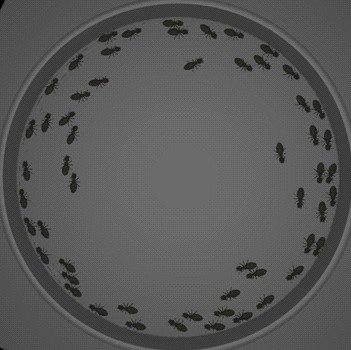
#> input picture images/patri.jpg, 351 x 350 px
$ python tutorials.py   (older library calls are emulated)
#> lines starting #> are read from the running program, lines starting #| are printed output that depends on the picture; after the words box and inside, x2 and y2 are one past the last pixel; in counts of white or black regions, pixels touching at a corner belong together
"""Module containing tutorials code. This ain't going to development code."""

import cv2
import matplotlib.pyplot as plt
import numpy as np


# [224 lines left out: functions tutorial_one, tutorial_two, tutorial_three, tutorial_four, tutorial_five, tutorial_six and 4 more, not called in this run]


def tutorial_ten():
    """Perform image color thresholding."""
    img = cv2.imread('images/patri.jpg', 0)
#> img: shape (350, 351); min 0, max 123, mean 88

    _, threshold = cv2.threshold(img, 100, 255, cv2.THRESH_BINARY)
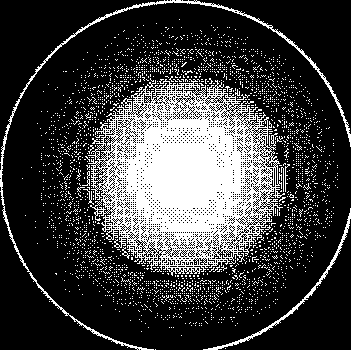
#> threshold: shape (350, 351); 24.3% white; 2644 white regions (2635 under 20 px), largest, box (x1, y1, x2, y2) and area: (88, 79, 285, 276) 22074, (0, 0, 351, 350) 1932, (203, 208, 351, 350) 636
    adaptative = cv2.adaptiveThreshold(img, 255,
                                       cv2.ADAPTIVE_THRESH_GAUSSIAN_C,
                                       cv2.THRESH_BINARY, 115, 1)
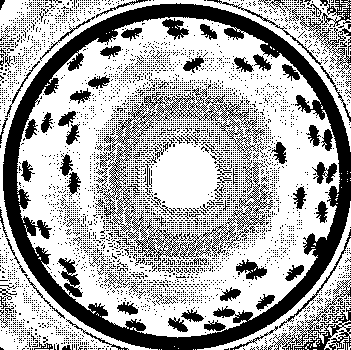
#> adaptative: shape (350, 351); 66.7% white; 4666 black regions (4566 under 20 px), largest, box (x1, y1, x2, y2) and area: (3, 3, 351, 350) 17206, (100, 88, 273, 261) 4752, (294, 308, 351, 350) 622
    _, otsu = cv2.threshold(img, 125, 255, cv2.THRESH_BINARY+cv2.THRESH_OTSU)
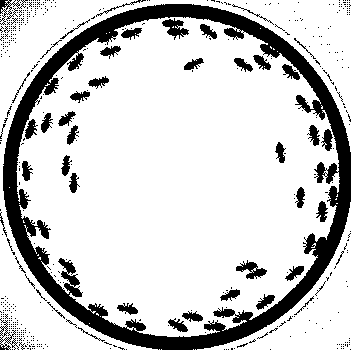
#> otsu: shape (350, 351); 80.8% white; 521 black regions (473 under 20 px), largest, box (x1, y1, x2, y2) and area: (3, 4, 351, 350) 17487, (162, 18, 189, 40) 280, (236, 260, 267, 279) 268

    cv2.imshow('original', img)
    cv2.imshow('threshold', threshold)
    cv2.imshow('adaptative', adaptative)
    cv2.imshow('otsu', otsu)
    cv2.waitKey(0)
    cv2.destroyAllWindows()


if __name__ == '__main__':
    tutorial_ten()
